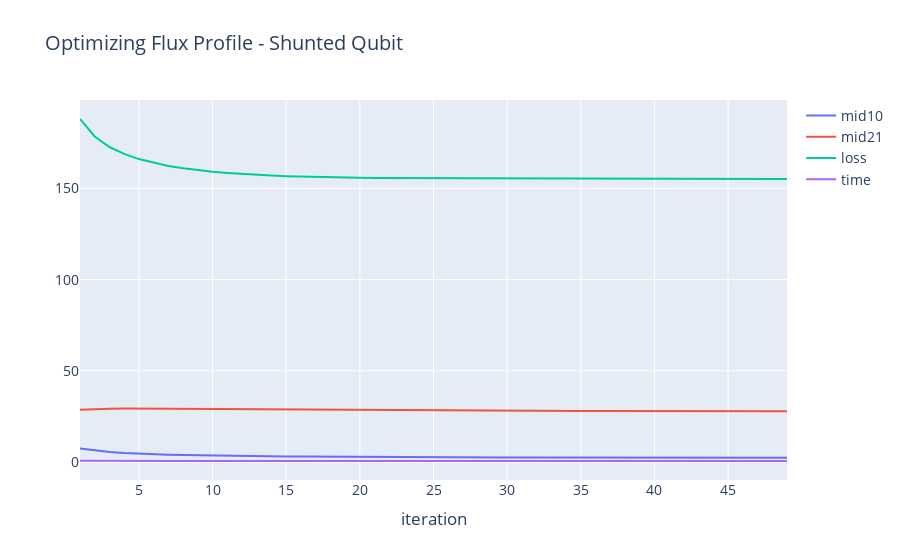

The cell this chart's notebook holds for it:
### Code cell
plotCompare(dLogs.index,dLogs,'Optimizing Flux Profile - Shunted Qubit','iteration')
